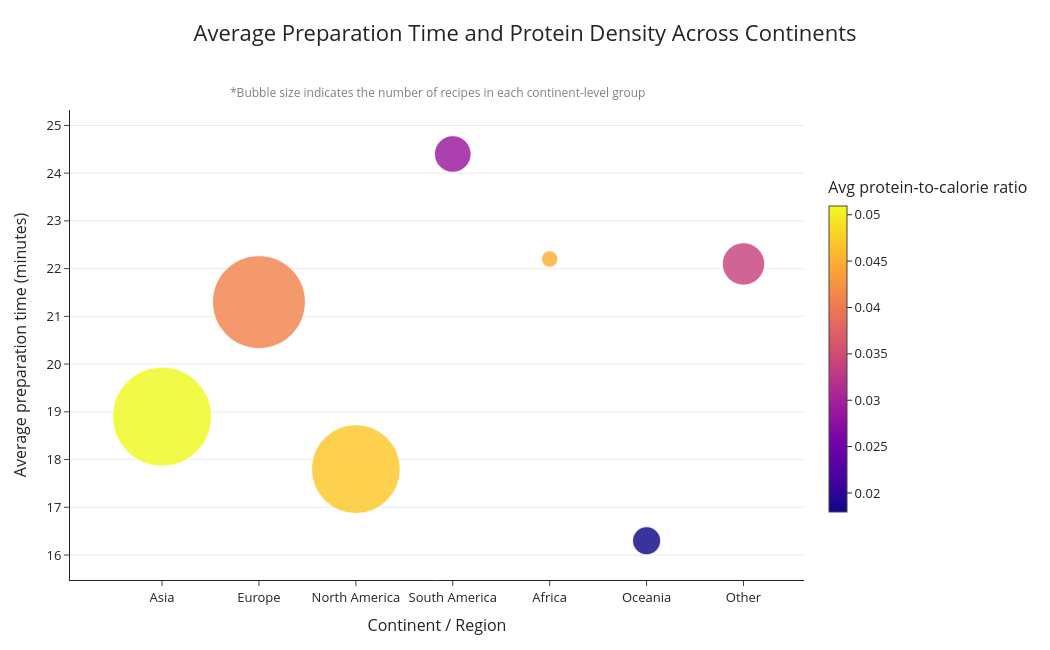

Notebook cell for this chart:
### Code cell
fig = px.scatter(
    df_bubble,
    x = "continent",
    y = "avg_prep_time",
    size = "recipe_count",
    color = "avg_ratio",
    size_max = 70,
    color_continuous_scale = "Plasma",
    hover_name="continent",
    hover_data = {
        "avg_prep_time" : ":.1f",
        "avg_ratio" : ":.3f",
        "recipe_count" : True,
        'continent' : False
    },
    labels = {
    "continent" : "Continent / Region",
    "avg_prep_time" : "Average Preparation Time (minutes)",
    "avg_ratio" : "Average Protein-to-Calorie Ratio",
    "recipe_count" : "Number of Recipes"
    },
    title = "Average Preparation Time and Protein-to-Calorie Ratio Across Continents",
)

fig.update_layout(
    template = "simple_white",
    title = dict(
        text = "Average Preparation Time and Protein Density Across Continents",
        x = 0.5,
        xanchor = "center",
        y = 0.96,
        font = dict(size = 22)
    ),
    # Inside fig.update_layout, change the xaxis dict to this:
    xaxis = dict(
        title = "Continent / Region",
        tickmode = "array",
        tickvals = list(range(len(continent_order))), # Use range instead of a dict
        ticktext = continent_order,
        showgrid = False,
        zeroline = False
    ),
    yaxis = dict(
        title = "Average preparation time (minutes)",
        showgrid = True,
        gridcolor = "rgba(0,0,0,0.08)",
        zeroline = False
    ),
    coloraxis = dict(
        colorbar = dict(
            title = "Avg protein-to-calorie ratio",
            thickness = 18,
            len = 0.75,
            y = 0.5
        )
    ),
    font = dict(size = 13),
    width = 1050,
    height = 650,
    margin = dict(t = 110, l = 70, r = 40, b = 70),
    annotations = [
        dict(
            text = "*Bubble size indicates the number of recipes in each continent-level group",
            x = 0.5,
            y = 1.06,
            xref = "paper",
            yref = "paper",
            showarrow = False,
            xanchor = "center",
            font = dict(size = 12, color = "gray")
        )
    ]
)

fig.update_traces(
    marker = dict(
        line = dict(width = 1.2, color = "rgba(255,255,255,0.85)"),
        opacity = 0.82
    )
)
fig.show()

### Figure 1 — Plotly figure (JSON) as saved in the notebook; plotly's stock layout.template omitted (floating-point values rounded to 4 significant figures)
{"data": [{"customdata": [[0.051, 319.0], [0.041, 281.0], [0.047, 257.0], [0.029, 44.0], [0.045, 9.0], [0.018, 26.0], [0.034, 59.0]], "hovertemplate": "<b>%{hovertext}</b><br><br>Average Preparation Time (minutes)=%{y:.1f}<br>Number of Recipes=%{customdata[1]}<br>Average Protein-to-Calorie Ratio=%{marker.color:.3f}<extra></extra>", "hovertext": ["Asia", "Europe", "North America", "South America", "Africa", "Oceania", "Other"], "legendgroup": "", "marker": {"color": [0.051, 0.041, 0.047, 0.029, 0.045, 0.018, 0.034], "coloraxis": "coloraxis", "line": {"color": "rgba(255,255,255,0.85)", "width": 1.2}, "opacity": 0.82, "size": [319, 281, 257, 44, 9, 26, 59], "sizemode": "area", "sizeref": 0.0651, "symbol": "circle"}, "mode": "markers", "name": "", "orientation": "v", "showlegend": false, "type": "scatter", "x": ["Asia", "Europe", "North America", "South America", "Africa", "Oceania", "Other"], "xaxis": "x", "y": [18.9, 21.3, 17.8, 24.4, 22.2, 16.3, 22.1], "yaxis": "y"}], "layout": {"annotations": [{"font": {"color": "gray", "size": 12}, "showarrow": false, "text": "*Bubble size indicates the number of recipes in each continent-level group", "x": 0.5, "xanchor": "center", "xref": "paper", "y": 1.06, "yref": "paper"}], "coloraxis": {"colorbar": {"len": 0.75, "thickness": 18, "title": {"text": "Avg protein-to-calorie ratio"}, "y": 0.5}, "colorscale": [[0, "#0d0887"], [0.1111, "#46039f"], [0.2222, "#7201a8"], [0.3333, "#9c179e"], [0.4444, "#bd3786"], [0.5556, "#d8576b"], [0.6667, "#ed7953"], [0.7778, "#fb9f3a"], [0.8889, "#fdca26"], [1, "#f0f921"]]}, "font": {"size": 13}, "height": 650, "legend": {"itemsizing": "constant", "tracegroupgap": 0}, "margin": {"b": 70, "l": 70, "r": 40, "t": 110}, "title": {"font": {"size": 22}, "text": "Average Preparation Time and Protein Density Across Continents", "x": 0.5, "xanchor": "center", "y": 0.96}, "width": 1050, "xaxis": {"anchor": "y", "domain": [0, 1], "showgrid": false, "tickmode": "array", "ticktext": ["Asia", "Europe", "North America", "South America", "Africa", "Oceania", "Other"], "tickvals": [0, 1, 2, 3, 4, 5, 6], "title": {"text": "Continent / Region"}, "zeroline": false}, "yaxis": {"anchor": "x", "domain": [0, 1], "gridcolor": "rgba(0,0,0,0.08)", "showgrid": true, "title": {"text": "Average preparation time (minutes)"}, "zeroline": false}}}
